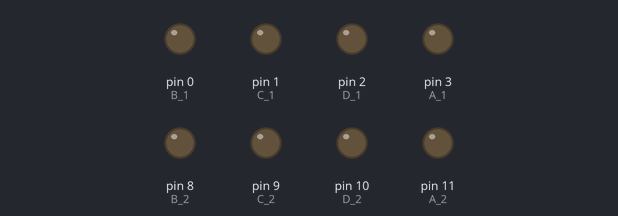
Simulated run of this sketch. Board: Arduino Uno, built with avr-gcc and run on an emulated ATmega328P. On the bench: output pins drawn as LEDs (lit = HIGH).

Above: at 0.12 s.
At 4.87 s:
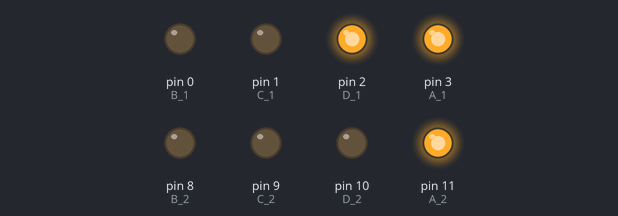
At 9.87 s:
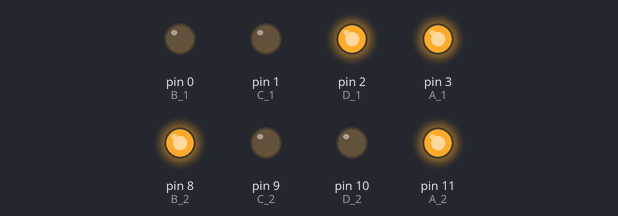
At 19.87 s:
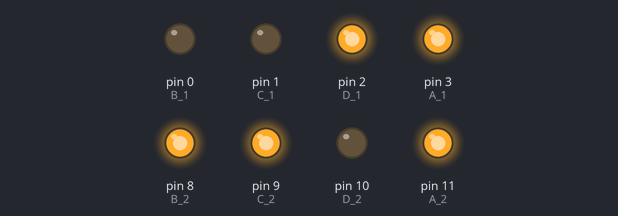
At 29.63 s:
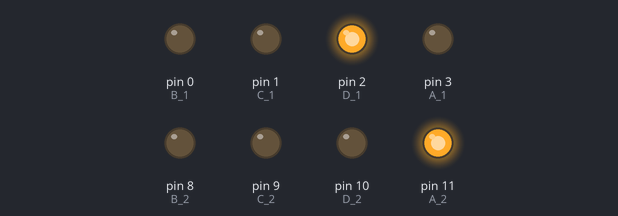
At 39.63 s:
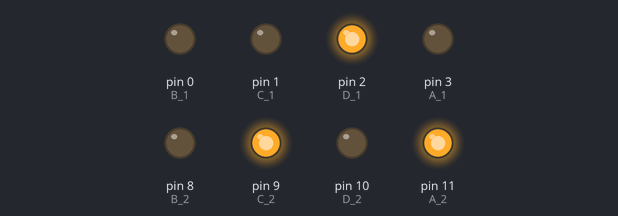
Timing chart, 0 to 40.0 s (numbered marks = the images above):
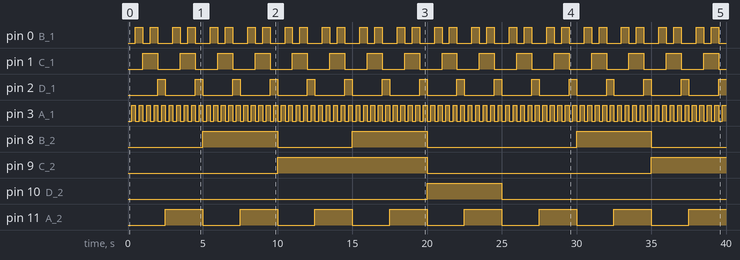

The sketch:

7SEGMENTOSbinario.ino
```cpp
#define A_1 3
#define B_1 0
#define C_1 1
#define D_1 2
#define A_2 11
#define B_2 8
#define C_2 9
#define D_2 10

void setup() {
  pinMode(A_1, OUTPUT);
  pinMode(B_1, OUTPUT);
  pinMode(C_1, OUTPUT);
  pinMode(D_1, OUTPUT);
  pinMode(A_2, OUTPUT);
  pinMode(B_2, OUTPUT);
  pinMode(C_2, OUTPUT);
  pinMode(D_2, OUTPUT);
}

void loop() {

  for(int n=0; n<=99; n++){
    int decena=n/10;
    int unidad=n%10;

    int m1,m2,m3,m4;
    m1=unidad%2;
    unidad-=m1;
    m2=unidad/2%2;
    unidad-=m2;
    m3=unidad/2/2%2;
    unidad-=m3;
    m4=unidad/2/2/2%2;

    int n1,n2,n3,n4;
    n1=decena%2;
    decena-=n1;
    n2=decena/2%2;
    decena-=n2;
    n3=decena/2/2%2;
    decena-=n3;
    n4=decena/2/2/2%2;

    digitalWrite(A_1, m1);
    digitalWrite(B_1, m2);
    digitalWrite(C_1, m3);
    digitalWrite(D_1, m4);
    digitalWrite(A_2, n1);
    digitalWrite(B_2, n2);
    digitalWrite(C_2, n3);
    digitalWrite(D_2, n4);
    delay(250);
  }
}
```

Measured:
- by itself, pin 0 (B_1): repeats every 2.5 s: LOW 0.50 s, HIGH 0.50 s, LOW 1.0 s, HIGH 0.50 s
- by itself, pin 1 (C_1): alternates HIGH for 1.0 s and LOW for 1.5 s
- by itself, pin 2 (D_1): alternates HIGH for 0.50 s and LOW for 2.0 s
- by itself, pin 3 (A_1): alternates HIGH for 0.25 s and LOW for 0.25 s
- by itself, pin 8 (B_2): goes HIGH 5.0 s, LOW 5.0 s, HIGH 5.0 s, LOW 10.0 s, HIGH 5.0 s, then LOW
- by itself, pin 9 (C_2): LOW → HIGH at 10.0 s, → LOW 10.0 s later, → HIGH 15.0 s later
- by itself, pin 10 (D_2): LOW → HIGH at 20.0 s, → LOW 5.0 s later
- by itself, pin 11 (A_2): alternates HIGH for 2.5 s and LOW for 2.5 s
